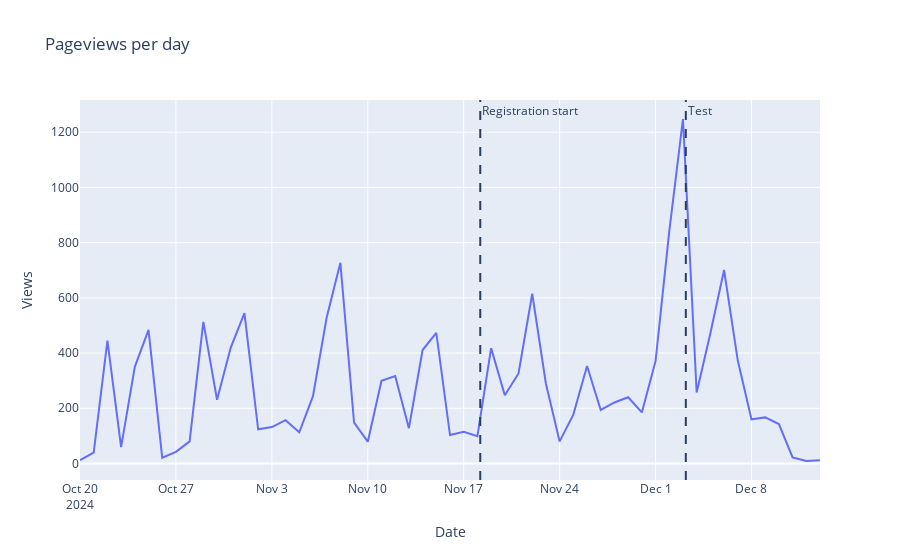

Notebook code for this chart:
### Code cell
fig = px.line(
    views_by_day,
    y="Views",
    title="Pageviews per day",
)
add_important_dates(fig)
fig.show()
